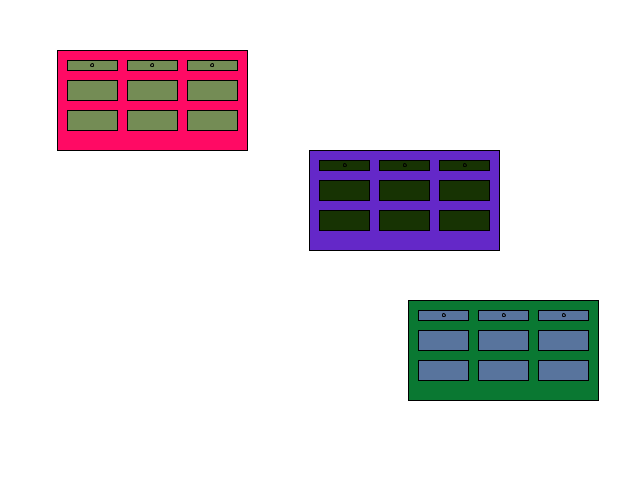
Frame 1 (no input)
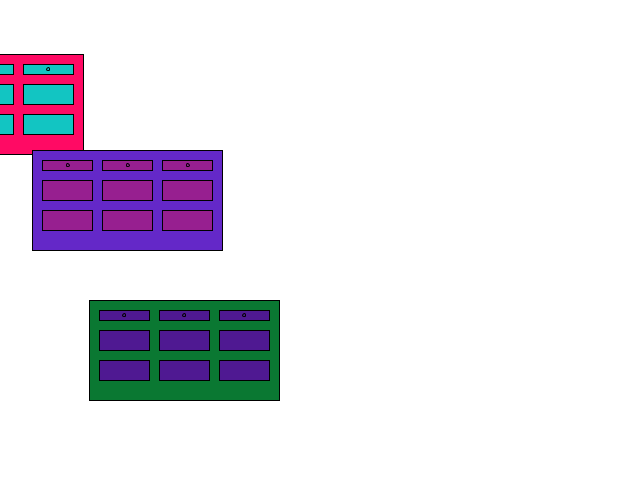
Frame 60 (the mouse pressed at the canvas centre just before this capture)
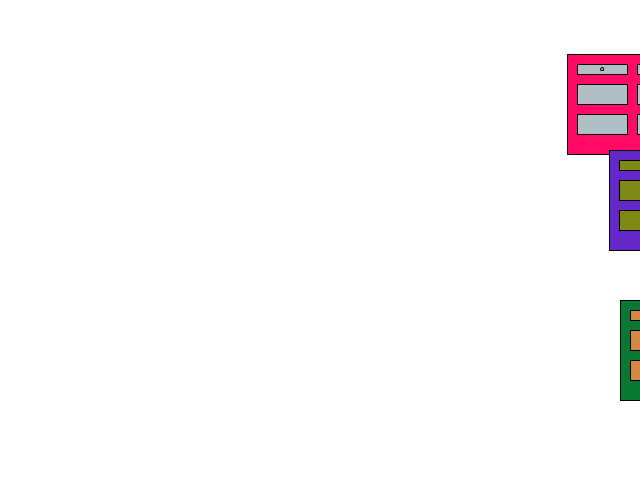
Frame 120 (the mouse held since frame 60 and released just before this capture)

The Processing sketch that drew these frames (run headless with seeded random() and noise(); from frame 60 on, the mouse is pressed at the canvas centre):

// Processing sketch: processing_117558
// ── processing_117558.pde

Dresser pink;
Dresser purple;
Dresser green;

void setup(){

  size(640,480);
  smooth();
  
  pink = new Dresser(50,50,color(255,10,100) );
  purple = new Dresser(300,150,color(100,40,200));
  green = new Dresser (400,300,color(10,120,50));

}


void draw(){
  background(255);
  
  pink.update();
  pink.display();
  pink.wrap();
  pink.spaz();
  
  purple.update();
  purple.display();
  purple.wrap();
  
  green.update();
  green.display();
  green.wrap();


}

class Dresser {

  float xpos, ypos;
  float w, h; 
  float xspeed;
  float yspeed;
  color fillVal;
  String name;


  int rad = 60;        // Width of the shape 

  int xdirection = 1;  // Left or Right
  int ydirection = 1;  // Top to Bottom

  //Constructor - no void because it doesnt return anything
  Dresser(float x, float y, color fv) {
    xpos = x;
    ypos = y;
    w = 100;
    h = 50;
    xspeed = random(2, 10);
    yspeed = random(2, 10);
    fillVal=fv;
  }

  //function
  
  void display() {
  fill(fillVal);
  pushMatrix();
//dresser
  beginShape();
  rect(xpos, ypos, 190, 100);
  fill(random(255), random (255), random (255));
  rect(xpos+10,ypos+10, 50,10);
  ellipse(xpos+35,ypos+15,3,3);
  rect(xpos+10,ypos+30, 50,20);
  rect(xpos+10,ypos+60, 50,20);
  rect(xpos+70,ypos+10, 50,10);
  ellipse(xpos+95,ypos+15,3,3);
  rect(xpos+70,ypos+30, 50,20);
  rect(xpos+70,ypos+60, 50,20);
  rect(xpos+130,ypos+10, 50,10);
  ellipse(xpos+155,ypos+15,3,3);
  rect(xpos+130,ypos+30, 50,20);
  rect(xpos+130,ypos+60, 50,20);
  popMatrix();
    fill(0);
  }
  
  
  
  void update() {
    xpos = xpos + xspeed;
  }
  


  
  
  void wrap() {
    if (xpos > width+50) {
      xpos = -w-50;
    }
  }
  
  
  
            void spaz() {
              xpos = xpos + ( xspeed * xdirection );
              ypos = ypos + ( yspeed * ydirection );
              if (xpos > width-rad || xpos < rad) {
                xdirection *= -1;
              }
              if (ypos > height-rad || ypos < rad) {
                ydirection *= -1;
              }
            }
}
